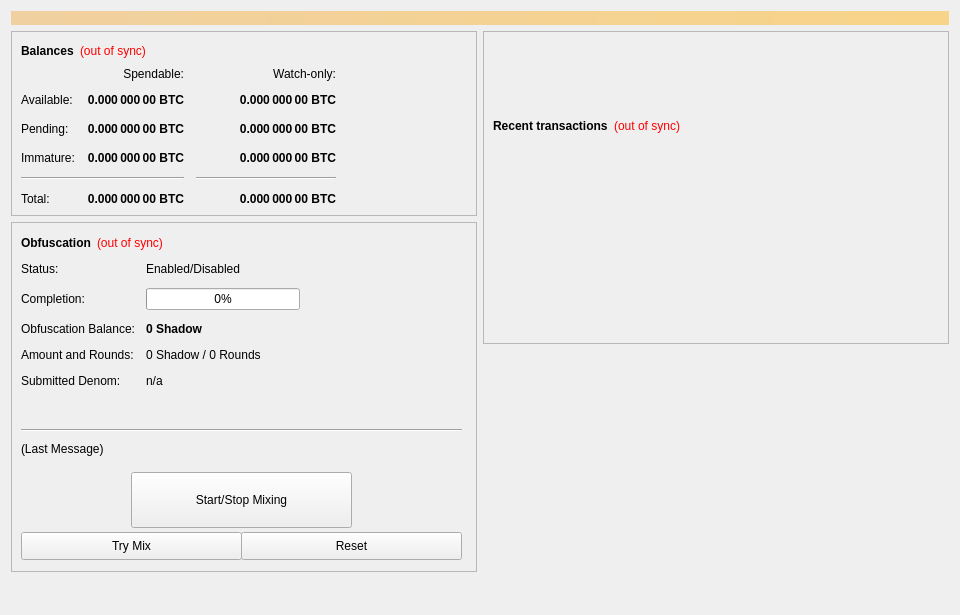
<?xml version="1.0" encoding="UTF-8"?>
<ui version="4.0">
 <class>OverviewPage</class>
 <widget class="QWidget" name="OverviewPage">
  <property name="geometry">
   <rect>
    <x>0</x>
    <y>0</y>
    <width>960</width>
    <height>615</height>
   </rect>
  </property>
  <property name="minimumSize">
   <size>
    <width>960</width>
    <height>0</height>
   </size>
  </property>
  <property name="windowTitle">
   <string>Form</string>
  </property>
  <layout class="QVBoxLayout" name="topLayout">
   <item>
    <widget class="QLabel" name="labelAlerts">
     <property name="visible">
      <bool>false</bool>
     </property>
     <property name="styleSheet">
      <string notr="true">background-color: qlineargradient(x1: 0, y1: 0, x2: 1, y2: 0, stop:0 #F0D0A0, stop:1 #F8D488); color:#000000;</string>
     </property>
     <property name="wordWrap">
      <bool>true</bool>
     </property>
     <property name="margin">
      <number>3</number>
     </property>
    </widget>
   </item>
   <item>
    <layout class="QHBoxLayout" name="horizontalLayout" stretch="1,1">
     <item>
      <layout class="QVBoxLayout" name="verticalLayout_2">
       <item>
        <widget class="QFrame" name="frame">
         <property name="frameShape">
          <enum>QFrame::StyledPanel</enum>
         </property>
         <property name="frameShadow">
          <enum>QFrame::Raised</enum>
         </property>
         <layout class="QVBoxLayout" name="verticalLayout_4">
          <item>
           <layout class="QHBoxLayout" name="horizontalLayout_4">
            <item>
             <widget class="QLabel" name="label_5">
              <property name="font">
               <font>
                <weight>75</weight>
                <bold>true</bold>
               </font>
              </property>
              <property name="text">
               <string>Balances</string>
              </property>
             </widget>
            </item>
            <item>
             <widget class="QLabel" name="labelWalletStatus">
              <property name="cursor">
               <cursorShape>WhatsThisCursor</cursorShape>
              </property>
              <property name="toolTip">
               <string>The displayed information may be out of date. Your wallet automatically synchronizes with the SHADOW network after a connection is established, but this process has not completed yet.</string>
              </property>
              <property name="styleSheet">
               <string notr="true">QLabel { color: red; }</string>
              </property>
              <property name="text">
               <string notr="true">(out of sync)</string>
              </property>
              <property name="alignment">
               <set>Qt::AlignLeading|Qt::AlignLeft|Qt::AlignVCenter</set>
              </property>
             </widget>
            </item>
            <item>
             <spacer name="horizontalSpacer_3">
              <property name="orientation">
               <enum>Qt::Horizontal</enum>
              </property>
              <property name="sizeHint" stdset="0">
               <size>
                <width>40</width>
                <height>20</height>
               </size>
              </property>
             </spacer>
            </item>
           </layout>
          </item>
          <item>
           <layout class="QGridLayout" name="gridLayout">
            <property name="spacing">
             <number>12</number>
            </property>
            <item row="2" column="2">
             <widget class="QLabel" name="labelWatchPending">
              <property name="font">
               <font>
                <weight>75</weight>
                <bold>true</bold>
               </font>
              </property>
              <property name="cursor">
               <cursorShape>IBeamCursor</cursorShape>
              </property>
              <property name="toolTip">
               <string>Unconfirmed transactions to watch-only addresses</string>
              </property>
              <property name="text">
               <string notr="true">0.000 000 00 BTC</string>
              </property>
              <property name="alignment">
               <set>Qt::AlignRight|Qt::AlignTrailing|Qt::AlignVCenter</set>
              </property>
              <property name="textInteractionFlags">
               <set>Qt::LinksAccessibleByMouse|Qt::TextSelectableByKeyboard|Qt::TextSelectableByMouse</set>
              </property>
             </widget>
            </item>
            <item row="2" column="1">
             <widget class="QLabel" name="labelUnconfirmed">
              <property name="font">
               <font>
                <weight>75</weight>
                <bold>true</bold>
               </font>
              </property>
              <property name="cursor">
               <cursorShape>IBeamCursor</cursorShape>
              </property>
              <property name="toolTip">
               <string>Total of transactions that have yet to be confirmed, and do not yet count toward the spendable balance</string>
              </property>
              <property name="text">
               <string notr="true">0.000 000 00 BTC</string>
              </property>
              <property name="alignment">
               <set>Qt::AlignRight|Qt::AlignTrailing|Qt::AlignVCenter</set>
              </property>
              <property name="textInteractionFlags">
               <set>Qt::LinksAccessibleByMouse|Qt::TextSelectableByKeyboard|Qt::TextSelectableByMouse</set>
              </property>
             </widget>
            </item>
            <item row="3" column="2">
             <widget class="QLabel" name="labelWatchImmature">
              <property name="font">
               <font>
                <weight>75</weight>
                <bold>true</bold>
               </font>
              </property>
              <property name="cursor">
               <cursorShape>IBeamCursor</cursorShape>
              </property>
              <property name="toolTip">
               <string>Staked or masternode rewards in watch-only addresses that has not yet matured</string>
              </property>
              <property name="text">
               <string notr="true">0.000 000 00 BTC</string>
              </property>
              <property name="alignment">
               <set>Qt::AlignRight|Qt::AlignTrailing|Qt::AlignVCenter</set>
              </property>
              <property name="textInteractionFlags">
               <set>Qt::LinksAccessibleByMouse|Qt::TextSelectableByKeyboard|Qt::TextSelectableByMouse</set>
              </property>
             </widget>
            </item>
            <item row="4" column="0" colspan="2">
             <widget class="Line" name="lineSpendableBalance">
              <property name="orientation">
               <enum>Qt::Horizontal</enum>
              </property>
             </widget>
            </item>
            <item row="4" column="2">
             <widget class="Line" name="lineWatchBalance">
              <property name="sizePolicy">
               <sizepolicy hsizetype="Preferred" vsizetype="Fixed">
                <horstretch>0</horstretch>
                <verstretch>0</verstretch>
               </sizepolicy>
              </property>
              <property name="minimumSize">
               <size>
                <width>140</width>
                <height>0</height>
               </size>
              </property>
              <property name="orientation">
               <enum>Qt::Horizontal</enum>
              </property>
             </widget>
            </item>
            <item row="5" column="0">
             <widget class="QLabel" name="labelTotalText">
              <property name="text">
               <string>Total:</string>
              </property>
             </widget>
            </item>
            <item row="3" column="1">
             <widget class="QLabel" name="labelImmature">
              <property name="font">
               <font>
                <weight>75</weight>
                <bold>true</bold>
               </font>
              </property>
              <property name="cursor">
               <cursorShape>IBeamCursor</cursorShape>
              </property>
              <property name="toolTip">
               <string>Staked or masternode rewards that has not yet matured</string>
              </property>
              <property name="text">
               <string notr="true">0.000 000 00 BTC</string>
              </property>
              <property name="alignment">
               <set>Qt::AlignRight|Qt::AlignTrailing|Qt::AlignVCenter</set>
              </property>
              <property name="textInteractionFlags">
               <set>Qt::LinksAccessibleByMouse|Qt::TextSelectableByKeyboard|Qt::TextSelectableByMouse</set>
              </property>
             </widget>
            </item>
            <item row="2" column="3">
             <spacer name="horizontalSpacer_2">
              <property name="orientation">
               <enum>Qt::Horizontal</enum>
              </property>
              <property name="sizeHint" stdset="0">
               <size>
                <width>40</width>
                <height>20</height>
               </size>
              </property>
             </spacer>
            </item>
            <item row="3" column="0">
             <widget class="QLabel" name="labelImmatureText">
              <property name="text">
               <string>Immature:</string>
              </property>
             </widget>
            </item>
            <item row="5" column="1">
             <widget class="QLabel" name="labelTotal">
              <property name="font">
               <font>
                <weight>75</weight>
                <bold>true</bold>
               </font>
              </property>
              <property name="cursor">
               <cursorShape>IBeamCursor</cursorShape>
              </property>
              <property name="toolTip">
               <string>Your current total balance</string>
              </property>
              <property name="text">
               <string notr="true">0.000 000 00 BTC</string>
              </property>
              <property name="alignment">
               <set>Qt::AlignRight|Qt::AlignTrailing|Qt::AlignVCenter</set>
              </property>
              <property name="textInteractionFlags">
               <set>Qt::LinksAccessibleByMouse|Qt::TextSelectableByKeyboard|Qt::TextSelectableByMouse</set>
              </property>
             </widget>
            </item>
            <item row="5" column="2">
             <widget class="QLabel" name="labelWatchTotal">
              <property name="font">
               <font>
                <weight>75</weight>
                <bold>true</bold>
               </font>
              </property>
              <property name="cursor">
               <cursorShape>IBeamCursor</cursorShape>
              </property>
              <property name="toolTip">
               <string>Current total balance in watch-only addresses</string>
              </property>
              <property name="text">
               <string notr="true">0.000 000 00 BTC</string>
              </property>
              <property name="alignment">
               <set>Qt::AlignRight|Qt::AlignTrailing|Qt::AlignVCenter</set>
              </property>
              <property name="textInteractionFlags">
               <set>Qt::LinksAccessibleByMouse|Qt::TextSelectableByKeyboard|Qt::TextSelectableByMouse</set>
              </property>
             </widget>
            </item>
            <item row="0" column="2">
             <widget class="QLabel" name="labelWatchonly">
              <property name="text">
               <string>Watch-only:</string>
              </property>
              <property name="alignment">
               <set>Qt::AlignRight|Qt::AlignTrailing|Qt::AlignVCenter</set>
              </property>
             </widget>
            </item>
            <item row="1" column="0">
             <widget class="QLabel" name="labelBalanceText">
              <property name="text">
               <string>Available:</string>
              </property>
             </widget>
            </item>
            <item row="1" column="1">
             <widget class="QLabel" name="labelBalance">
              <property name="font">
               <font>
                <weight>75</weight>
                <bold>true</bold>
               </font>
              </property>
              <property name="cursor">
               <cursorShape>IBeamCursor</cursorShape>
              </property>
              <property name="toolTip">
               <string>Your current spendable balance</string>
              </property>
              <property name="text">
               <string notr="true">0.000 000 00 BTC</string>
              </property>
              <property name="alignment">
               <set>Qt::AlignRight|Qt::AlignTrailing|Qt::AlignVCenter</set>
              </property>
              <property name="textInteractionFlags">
               <set>Qt::LinksAccessibleByMouse|Qt::TextSelectableByKeyboard|Qt::TextSelectableByMouse</set>
              </property>
             </widget>
            </item>
            <item row="1" column="2">
             <widget class="QLabel" name="labelWatchAvailable">
              <property name="font">
               <font>
                <weight>75</weight>
                <bold>true</bold>
               </font>
              </property>
              <property name="cursor">
               <cursorShape>IBeamCursor</cursorShape>
              </property>
              <property name="toolTip">
               <string>Your current balance in watch-only addresses</string>
              </property>
              <property name="text">
               <string notr="true">0.000 000 00 BTC</string>
              </property>
              <property name="alignment">
               <set>Qt::AlignRight|Qt::AlignTrailing|Qt::AlignVCenter</set>
              </property>
              <property name="textInteractionFlags">
               <set>Qt::LinksAccessibleByMouse|Qt::TextSelectableByKeyboard|Qt::TextSelectableByMouse</set>
              </property>
             </widget>
            </item>
            <item row="2" column="0">
             <widget class="QLabel" name="labelPendingText">
              <property name="text">
               <string>Pending:</string>
              </property>
             </widget>
            </item>
            <item row="0" column="1">
             <widget class="QLabel" name="labelSpendable">
              <property name="text">
               <string>Spendable:</string>
              </property>
              <property name="alignment">
               <set>Qt::AlignRight|Qt::AlignTrailing|Qt::AlignVCenter</set>
              </property>
             </widget>
            </item>
           </layout>
          </item>
         </layout>
        </widget>
       </item>
       <item>
        <widget class="QFrame" name="frameObfuscation">
         <property name="minimumSize">
          <size>
           <width>0</width>
           <height>350</height>
          </size>
         </property>
         <property name="layoutDirection">
          <enum>Qt::LeftToRight</enum>
         </property>
         <property name="frameShape">
          <enum>QFrame::StyledPanel</enum>
         </property>
         <property name="frameShadow">
          <enum>QFrame::Raised</enum>
         </property>
         <widget class="QWidget" name="formLayoutWidget">
          <property name="geometry">
           <rect>
            <x>10</x>
            <y>40</y>
            <width>451</width>
            <height>161</height>
           </rect>
          </property>
          <layout class="QFormLayout" name="formLayout">
           <property name="fieldGrowthPolicy">
            <enum>QFormLayout::AllNonFixedFieldsGrow</enum>
           </property>
           <property name="horizontalSpacing">
            <number>11</number>
           </property>
           <property name="verticalSpacing">
            <number>12</number>
           </property>
           <item row="0" column="0">
            <widget class="QLabel" name="label_6">
             <property name="text">
              <string>Status:</string>
             </property>
            </widget>
           </item>
           <item row="1" column="0">
            <widget class="QLabel" name="label_7">
             <property name="text">
              <string>Completion:</string>
             </property>
            </widget>
           </item>
           <item row="1" column="1">
            <widget class="QProgressBar" name="obfuscationProgress">
             <property name="maximumSize">
              <size>
               <width>154</width>
               <height>16777215</height>
              </size>
             </property>
             <property name="value">
              <number>0</number>
             </property>
            </widget>
           </item>
           <item row="2" column="0">
            <widget class="QLabel" name="labelAnonymizedText">
             <property name="text">
              <string>Obfuscation Balance:</string>
             </property>
            </widget>
           </item>
           <item row="2" column="1">
            <widget class="QLabel" name="labelAnonymized">
             <property name="font">
              <font>
               <weight>75</weight>
               <bold>true</bold>
              </font>
             </property>
             <property name="text">
              <string notr="true">0 Shadow</string>
             </property>
            </widget>
           </item>
           <item row="3" column="0">
            <widget class="QLabel" name="label_8">
             <property name="text">
              <string>Amount and Rounds:</string>
             </property>
            </widget>
           </item>
           <item row="3" column="1">
            <widget class="QLabel" name="labelAmountRounds">
             <property name="text">
              <string>0 Shadow / 0 Rounds</string>
             </property>
            </widget>
           </item>
           <item row="4" column="0">
            <widget class="QLabel" name="label_9">
             <property name="text">
              <string>Submitted Denom:</string>
             </property>
            </widget>
           </item>
           <item row="4" column="1">
            <widget class="QLabel" name="labelSubmittedDenom">
             <property name="toolTip">
              <string>The denominations you submitted to the Masternode.&lt;br&gt;To mix, other users must submit the exact same denominations.</string>
             </property>
             <property name="text">
              <string>n/a</string>
             </property>
            </widget>
           </item>
           <item row="0" column="1">
            <widget class="QLabel" name="obfuscationEnabled">
             <property name="text">
              <string>Enabled/Disabled</string>
             </property>
            </widget>
           </item>
          </layout>
         </widget>
         <widget class="QPushButton" name="runAutoDenom">
          <property name="geometry">
           <rect>
            <x>251</x>
            <y>17</y>
            <width>1</width>
            <height>1</height>
           </rect>
          </property>
          <property name="palette">
           <palette>
            <active>
             <colorrole role="WindowText">
              <brush brushstyle="SolidPattern">
               <color alpha="255">
                <red>0</red>
                <green>0</green>
                <blue>0</blue>
               </color>
              </brush>
             </colorrole>
             <colorrole role="Button">
              <brush brushstyle="SolidPattern">
               <color alpha="255">
                <red>239</red>
                <green>238</green>
                <blue>238</blue>
               </color>
              </brush>
             </colorrole>
             <colorrole role="Light">
              <brush brushstyle="SolidPattern">
               <color alpha="255">
                <red>255</red>
                <green>255</green>
                <blue>255</blue>
               </color>
              </brush>
             </colorrole>
             <colorrole role="Midlight">
              <brush brushstyle="SolidPattern">
               <color alpha="255">
                <red>247</red>
                <green>246</green>
                <blue>246</blue>
               </color>
              </brush>
             </colorrole>
             <colorrole role="Dark">
              <brush brushstyle="SolidPattern">
               <color alpha="255">
                <red>119</red>
                <green>119</green>
                <blue>119</blue>
               </color>
              </brush>
             </colorrole>
             <colorrole role="Mid">
              <brush brushstyle="SolidPattern">
               <color alpha="255">
                <red>159</red>
                <green>159</green>
                <blue>159</blue>
               </color>
              </brush>
             </colorrole>
             <colorrole role="Text">
              <brush brushstyle="SolidPattern">
               <color alpha="255">
                <red>0</red>
                <green>0</green>
                <blue>0</blue>
               </color>
              </brush>
             </colorrole>
             <colorrole role="BrightText">
              <brush brushstyle="SolidPattern">
               <color alpha="255">
                <red>255</red>
                <green>255</green>
                <blue>255</blue>
               </color>
              </brush>
             </colorrole>
             <colorrole role="ButtonText">
              <brush brushstyle="SolidPattern">
               <color alpha="255">
                <red>0</red>
                <green>0</green>
                <blue>0</blue>
               </color>
              </brush>
             </colorrole>
             <colorrole role="Base">
              <brush brushstyle="SolidPattern">
               <color alpha="255">
                <red>255</red>
                <green>255</green>
                <blue>255</blue>
               </color>
              </brush>
             </colorrole>
             <colorrole role="Window">
              <brush brushstyle="SolidPattern">
               <color alpha="255">
                <red>239</red>
                <green>238</green>
                <blue>238</blue>
               </color>
              </brush>
             </colorrole>
             <colorrole role="Shadow">
              <brush brushstyle="SolidPattern">
               <color alpha="255">
                <red>0</red>
                <green>0</green>
                <blue>0</blue>
               </color>
              </brush>
             </colorrole>
             <colorrole role="AlternateBase">
              <brush brushstyle="SolidPattern">
               <color alpha="255">
                <red>247</red>
                <green>246</green>
                <blue>246</blue>
               </color>
              </brush>
             </colorrole>
             <colorrole role="ToolTipBase">
              <brush brushstyle="SolidPattern">
               <color alpha="255">
                <red>255</red>
                <green>255</green>
                <blue>220</blue>
               </color>
              </brush>
             </colorrole>
             <colorrole role="ToolTipText">
              <brush brushstyle="SolidPattern">
               <color alpha="255">
                <red>0</red>
                <green>0</green>
                <blue>0</blue>
               </color>
              </brush>
             </colorrole>
            </active>
            <inactive>
             <colorrole role="WindowText">
              <brush brushstyle="SolidPattern">
               <color alpha="255">
                <red>0</red>
                <green>0</green>
                <blue>0</blue>
               </color>
              </brush>
             </colorrole>
             <colorrole role="Button">
              <brush brushstyle="SolidPattern">
               <color alpha="255">
                <red>239</red>
                <green>238</green>
                <blue>238</blue>
               </color>
              </brush>
             </colorrole>
             <colorrole role="Light">
              <brush brushstyle="SolidPattern">
               <color alpha="255">
                <red>255</red>
                <green>255</green>
                <blue>255</blue>
               </color>
              </brush>
             </colorrole>
             <colorrole role="Midlight">
              <brush brushstyle="SolidPattern">
               <color alpha="255">
                <red>247</red>
                <green>246</green>
                <blue>246</blue>
               </color>
              </brush>
             </colorrole>
             <colorrole role="Dark">
              <brush brushstyle="SolidPattern">
               <color alpha="255">
                <red>119</red>
                <green>119</green>
                <blue>119</blue>
               </color>
              </brush>
             </colorrole>
             <colorrole role="Mid">
              <brush brushstyle="SolidPattern">
               <color alpha="255">
                <red>159</red>
                <green>159</green>
                <blue>159</blue>
               </color>
              </brush>
             </colorrole>
             <colorrole role="Text">
              <brush brushstyle="SolidPattern">
               <color alpha="255">
                <red>0</red>
                <green>0</green>
                <blue>0</blue>
               </color>
              </brush>
             </colorrole>
             <colorrole role="BrightText">
              <brush brushstyle="SolidPattern">
               <color alpha="255">
                <red>255</red>
                <green>255</green>
                <blue>255</blue>
               </color>
              </brush>
             </colorrole>
             <colorrole role="ButtonText">
              <brush brushstyle="SolidPattern">
               <color alpha="255">
                <red>0</red>
                <green>0</green>
                <blue>0</blue>
               </color>
              </brush>
             </colorrole>
             <colorrole role="Base">
              <brush brushstyle="SolidPattern">
               <color alpha="255">
                <red>255</red>
                <green>255</green>
                <blue>255</blue>
               </color>
              </brush>
             </colorrole>
             <colorrole role="Window">
              <brush brushstyle="SolidPattern">
               <color alpha="255">
                <red>239</red>
                <green>238</green>
                <blue>238</blue>
               </color>
              </brush>
             </colorrole>
             <colorrole role="Shadow">
              <brush brushstyle="SolidPattern">
               <color alpha="255">
                <red>0</red>
                <green>0</green>
                <blue>0</blue>
               </color>
              </brush>
             </colorrole>
             <colorrole role="AlternateBase">
              <brush brushstyle="SolidPattern">
               <color alpha="255">
                <red>247</red>
                <green>246</green>
                <blue>246</blue>
               </color>
              </brush>
             </colorrole>
             <colorrole role="ToolTipBase">
              <brush brushstyle="SolidPattern">
               <color alpha="255">
                <red>255</red>
                <green>255</green>
                <blue>220</blue>
               </color>
              </brush>
             </colorrole>
             <colorrole role="ToolTipText">
              <brush brushstyle="SolidPattern">
               <color alpha="255">
                <red>0</red>
                <green>0</green>
                <blue>0</blue>
               </color>
              </brush>
             </colorrole>
            </inactive>
            <disabled>
             <colorrole role="WindowText">
              <brush brushstyle="SolidPattern">
               <color alpha="255">
                <red>119</red>
                <green>119</green>
                <blue>119</blue>
               </color>
              </brush>
             </colorrole>
             <colorrole role="Button">
              <brush brushstyle="SolidPattern">
               <color alpha="255">
                <red>239</red>
                <green>238</green>
                <blue>238</blue>
               </color>
              </brush>
             </colorrole>
             <colorrole role="Light">
              <brush brushstyle="SolidPattern">
               <color alpha="255">
                <red>255</red>
                <green>255</green>
                <blue>255</blue>
               </color>
              </brush>
             </colorrole>
             <colorrole role="Midlight">
              <brush brushstyle="SolidPattern">
               <color alpha="255">
                <red>247</red>
                <green>246</green>
                <blue>246</blue>
               </color>
              </brush>
             </colorrole>
             <colorrole role="Dark">
              <brush brushstyle="SolidPattern">
               <color alpha="255">
                <red>119</red>
                <green>119</green>
                <blue>119</blue>
               </color>
              </brush>
             </colorrole>
             <colorrole role="Mid">
              <brush brushstyle="SolidPattern">
               <color alpha="255">
                <red>159</red>
                <green>159</green>
                <blue>159</blue>
               </color>
              </brush>
             </colorrole>
             <colorrole role="Text">
              <brush brushstyle="SolidPattern">
               <color alpha="255">
                <red>119</red>
                <green>119</green>
                <blue>119</blue>
               </color>
              </brush>
             </colorrole>
             <colorrole role="BrightText">
              <brush brushstyle="SolidPattern">
               <color alpha="255">
                <red>255</red>
                <green>255</green>
                <blue>255</blue>
               </color>
              </brush>
             </colorrole>
             <colorrole role="ButtonText">
              <brush brushstyle="SolidPattern">
               <color alpha="255">
                <red>119</red>
                <green>119</green>
                <blue>119</blue>
               </color>
              </brush>
             </colorrole>
             <colorrole role="Base">
              <brush brushstyle="SolidPattern">
               <color alpha="255">
                <red>239</red>
                <green>238</green>
                <blue>238</blue>
               </color>
              </brush>
             </colorrole>
             <colorrole role="Window">
              <brush brushstyle="SolidPattern">
               <color alpha="255">
                <red>239</red>
                <green>238</green>
                <blue>238</blue>
               </color>
              </brush>
             </colorrole>
             <colorrole role="Shadow">
              <brush brushstyle="SolidPattern">
               <color alpha="255">
                <red>0</red>
                <green>0</green>
                <blue>0</blue>
               </color>
              </brush>
             </colorrole>
             <colorrole role="AlternateBase">
              <brush brushstyle="SolidPattern">
               <color alpha="255">
                <red>239</red>
                <green>238</green>
                <blue>238</blue>
               </color>
              </brush>
             </colorrole>
             <colorrole role="ToolTipBase">
              <brush brushstyle="SolidPattern">
               <color alpha="255">
                <red>255</red>
                <green>255</green>
                <blue>220</blue>
               </color>
              </brush>
             </colorrole>
             <colorrole role="ToolTipText">
              <brush brushstyle="SolidPattern">
               <color alpha="255">
                <red>0</red>
                <green>0</green>
                <blue>0</blue>
               </color>
              </brush>
             </colorrole>
            </disabled>
           </palette>
          </property>
          <property name="focusPolicy">
           <enum>Qt::NoFocus</enum>
          </property>
          <property name="autoFillBackground">
           <bool>true</bool>
          </property>
          <property name="text">
           <string/>
          </property>
          <property name="flat">
           <bool>true</bool>
          </property>
         </widget>
         <widget class="QPushButton" name="toggleObfuscation">
          <property name="geometry">
           <rect>
            <x>120</x>
            <y>250</y>
            <width>221</width>
            <height>56</height>
           </rect>
          </property>
          <property name="sizePolicy">
           <sizepolicy hsizetype="MinimumExpanding" vsizetype="Fixed">
            <horstretch>0</horstretch>
            <verstretch>0</verstretch>
           </sizepolicy>
          </property>
          <property name="text">
           <string>Start/Stop Mixing</string>
          </property>
         </widget>
         <widget class="Line" name="lineLastMessage">
          <property name="geometry">
           <rect>
            <x>10</x>
            <y>200</y>
            <width>441</width>
            <height>16</height>
           </rect>
          </property>
          <property name="orientation">
           <enum>Qt::Horizontal</enum>
          </property>
         </widget>
         <widget class="QLabel" name="obfuscationStatus">
          <property name="geometry">
           <rect>
            <x>10</x>
            <y>220</y>
            <width>451</width>
            <height>61</height>
           </rect>
          </property>
          <property name="minimumSize">
           <size>
            <width>288</width>
            <height>43</height>
           </size>
          </property>
          <property name="text">
           <string>(Last Message)</string>
          </property>
          <property name="alignment">
           <set>Qt::AlignLeading|Qt::AlignLeft|Qt::AlignTop</set>
          </property>
          <property name="wordWrap">
           <bool>true</bool>
          </property>
         </widget>
         <widget class="QPushButton" name="obfuscationAuto">
          <property name="geometry">
           <rect>
            <x>10</x>
            <y>310</y>
            <width>221</width>
            <height>28</height>
           </rect>
          </property>
          <property name="sizePolicy">
           <sizepolicy hsizetype="MinimumExpanding" vsizetype="Fixed">
            <horstretch>0</horstretch>
            <verstretch>0</verstretch>
           </sizepolicy>
          </property>
          <property name="toolTip">
           <string>Try to manually submit a Obfuscation request.</string>
          </property>
          <property name="text">
           <string>Try Mix</string>
          </property>
         </widget>
         <widget class="QPushButton" name="obfuscationReset">
          <property name="geometry">
           <rect>
            <x>230</x>
            <y>310</y>
            <width>221</width>
            <height>28</height>
           </rect>
          </property>
          <property name="sizePolicy">
           <sizepolicy hsizetype="MinimumExpanding" vsizetype="Fixed">
            <horstretch>0</horstretch>
            <verstretch>0</verstretch>
           </sizepolicy>
          </property>
          <property name="toolTip">
           <string>Reset the current status of Obfuscation (can interrupt Obfuscation if it's in the process of Mixing, which can cost you money!)</string>
          </property>
          <property name="autoFillBackground">
           <bool>false</bool>
          </property>
          <property name="text">
           <string>Reset</string>
          </property>
         </widget>
         <widget class="QWidget" name="layoutWidget">
          <property name="geometry">
           <rect>
            <x>10</x>
            <y>10</y>
            <width>431</width>
            <height>22</height>
           </rect>
          </property>
          <layout class="QHBoxLayout" name="horizontalLayout_5">
           <item>
            <widget class="QLabel" name="label_2">
             <property name="font">
              <font>
               <weight>75</weight>
               <bold>true</bold>
              </font>
             </property>
             <property name="text">
              <string>Obfuscation</string>
             </property>
            </widget>
           </item>
           <item>
            <widget class="QLabel" name="labelObfuscationSyncStatus">
             <property name="toolTip">
              <string>The displayed information may be out of date. Your wallet automatically synchronizes with the SHADOW network after a connection is established, but this process has not completed yet.</string>
             </property>
             <property name="styleSheet">
              <string notr="true">QLabel { color: red; }</string>
             </property>
             <property name="text">
              <string notr="true">(out of sync)</string>
             </property>
             <property name="alignment">
              <set>Qt::AlignLeading|Qt::AlignLeft|Qt::AlignVCenter</set>
             </property>
            </widget>
           </item>
           <item>
            <spacer name="horizontalSpacer_4">
             <property name="orientation">
              <enum>Qt::Horizontal</enum>
             </property>
             <property name="sizeHint" stdset="0">
              <size>
               <width>40</width>
               <height>20</height>
              </size>
             </property>
            </spacer>
           </item>
          </layout>
         </widget>
        </widget>
       </item>
       <item>
        <spacer name="verticalSpacer">
         <property name="orientation">
          <enum>Qt::Vertical</enum>
         </property>
         <property name="sizeHint" stdset="0">
          <size>
           <width>20</width>
           <height>40</height>
          </size>
         </property>
        </spacer>
       </item>
      </layout>
     </item>
     <item>
      <layout class="QVBoxLayout" name="verticalLayout_3">
       <item>
        <widget class="QFrame" name="frame_2">
         <property name="frameShape">
          <enum>QFrame::StyledPanel</enum>
         </property>
         <property name="frameShadow">
          <enum>QFrame::Raised</enum>
         </property>
         <layout class="QVBoxLayout" name="verticalLayout">
          <item>
           <spacer name="verticalSpacer_3">
            <property name="orientation">
             <enum>Qt::Vertical</enum>
            </property>
            <property name="sizeType">
             <enum>QSizePolicy::Fixed</enum>
            </property>
            <property name="sizeHint" stdset="0">
             <size>
              <width>20</width>
              <height>75</height>
             </size>
            </property>
           </spacer>
          </item>
          <item>
           <layout class="QHBoxLayout" name="horizontalLayout_2">
            <item>
             <widget class="QLabel" name="label_4">
              <property name="font">
               <font>
                <weight>75</weight>
                <bold>true</bold>
               </font>
              </property>
              <property name="text">
               <string>Recent transactions</string>
              </property>
             </widget>
            </item>
            <item>
             <widget class="QLabel" name="labelTransactionsStatus">
              <property name="cursor">
               <cursorShape>WhatsThisCursor</cursorShape>
              </property>
              <property name="toolTip">
               <string>The displayed information may be out of date. Your wallet automatically synchronizes with the SHADOW network after a connection is established, but this process has not completed yet.</string>
              </property>
              <property name="styleSheet">
               <string notr="true">QLabel { color: red; }</string>
              </property>
              <property name="text">
               <string notr="true">(out of sync)</string>
              </property>
              <property name="alignment">
               <set>Qt::AlignRight|Qt::AlignTrailing|Qt::AlignVCenter</set>
              </property>
             </widget>
            </item>
            <item>
             <spacer name="horizontalSpacer">
              <property name="orientation">
               <enum>Qt::Horizontal</enum>
              </property>
              <property name="sizeHint" stdset="0">
               <size>
                <width>40</width>
                <height>20</height>
               </size>
              </property>
             </spacer>
            </item>
           </layout>
          </item>
          <item>
           <widget class="QListView" name="listTransactions">
            <property name="styleSheet">
             <string notr="true">QListView { background: transparent; }</string>
            </property>
            <property name="frameShape">
             <enum>QFrame::NoFrame</enum>
            </property>
            <property name="verticalScrollBarPolicy">
             <enum>Qt::ScrollBarAlwaysOff</enum>
            </property>
            <property name="horizontalScrollBarPolicy">
             <enum>Qt::ScrollBarAlwaysOff</enum>
            </property>
            <property name="selectionMode">
             <enum>QAbstractItemView::NoSelection</enum>
            </property>
           </widget>
          </item>
         </layout>
        </widget>
       </item>
       <item>
        <spacer name="verticalSpacer_2">
         <property name="orientation">
          <enum>Qt::Vertical</enum>
         </property>
         <property name="sizeType">
          <enum>QSizePolicy::Expanding</enum>
         </property>
         <property name="sizeHint" stdset="0">
          <size>
           <width>20</width>
           <height>40</height>
          </size>
         </property>
        </spacer>
       </item>
      </layout>
     </item>
    </layout>
   </item>
  </layout>
 </widget>
 <resources/>
 <connections/>
</ui>
